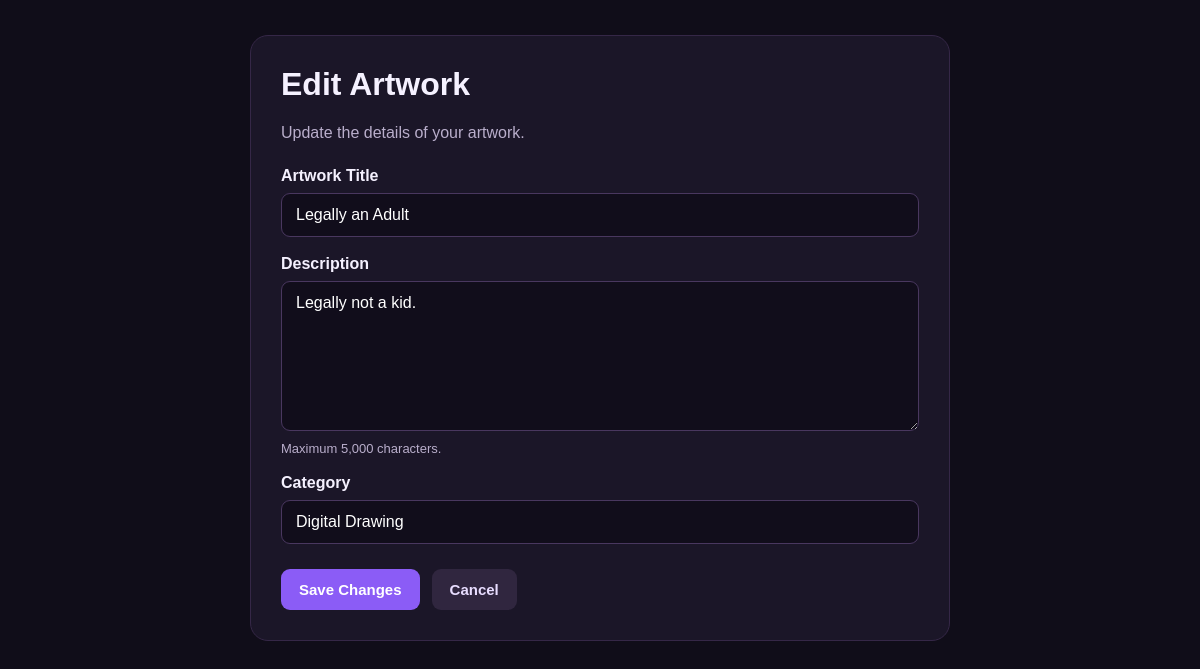
Screenshot of /edit_artwork.php?id=6 (signed in) with the database file from the repository.
### tables this page shows
CREATE TABLE IF NOT EXISTS `artworks` (
  `artwork_id` int(10) UNSIGNED NOT NULL AUTO_INCREMENT,
  `user_id` int(10) UNSIGNED NOT NULL,
  `title` varchar(150) NOT NULL,
  `description` text DEFAULT NULL,
  `category` varchar(50) NOT NULL,
  `image_path` varchar(255) NOT NULL,
  `created_at` timestamp NULL DEFAULT current_timestamp(),
  PRIMARY KEY (`artwork_id`),
  KEY `idx_artworks_user` (`user_id`),
  KEY `idx_artworks_created` (`created_at`)
);

### edit_artwork.php (the view, shortened to what this page needs)
<?php
require_once __DIR__ . '/config/database.php';
$userId = (int) $_SESSION['user_id'];
$artworkId = filter_input(INPUT_GET, 'id', FILTER_VALIDATE_INT);
$stmt = $pdo->prepare(
    'SELECT artwork_id, user_id, title, description, category
     FROM artworks
     WHERE artwork_id = :artwork_id AND user_id = :user_id
     LIMIT 1'
);
$stmt->execute([
    'artwork_id' => $artworkId,
    'user_id' => $userId
]);
$artwork = $stmt->fetch(PDO::FETCH_ASSOC);
$title = $artwork['title'] ?? '';
$description = $artwork['description'] ?? '';
$category = $artwork['category'] ?? '';
function e($value): string
{
    return htmlspecialchars((string) $value, ENT_QUOTES, 'UTF-8');
}
?>
<!DOCTYPE html>
<html lang="en">
<head>
</head>
<body>
<div class="container">
    <div class="card">
        <h1>Edit Artwork</h1>
        <p class="subtitle">Update the details of your artwork.</p>
        <form method="POST"
              action="edit_artwork.php?id=<?= (int) $artworkId ?>">
            <label for="title">Artwork Title</label>
            <input
                type="text"
                id="title"
                name="title"
                maxlength="150"
                value="<?= e($title) ?>"
                required
            >
            <label for="description">Description</label>
            <textarea
                id="description"
                name="description"
                maxlength="5000"
            ><?= e($description) ?></textarea>
            <p class="hint">Maximum 5,000 characters.</p>
            <label for="category">Category</label>
            <input
                type="text"
                id="category"
                name="category"
                maxlength="100"
                value="<?= e($category) ?>"
                required
            >
            <div class="buttons">
                <button type="submit" class="button">Save Changes</button>
                <a class="button secondary"
                   href="artwork.php?id=<?= (int) $artworkId ?>">
                    Cancel
                </a>
            </div>
        </form>
    </div>
</div>
</body>
</html>

### edit_artwork.php (style rules this page uses)
* { box-sizing: border-box; }
body { margin: 0; min-height: 100vh; background: #100d19; color: #f5f1ff; font-family: Arial, sans-serif; padding: 35px 16px; }
.container { width: 100%; max-width: 700px; margin: 0 auto; }
.card { background: #1b1628; border: 1px solid #352747; border-radius: 18px; padding: 30px; }
h1 { margin-top: 0; }
.subtitle { color: #b9aecb; margin-bottom: 25px; }
label { display: block; margin: 18px 0 8px; font-weight: bold; }
input, textarea { width: 100%; padding: 12px 14px; border: 1px solid #49375f; border-radius: 9px; background: #110d1b; color: #fff; font: inherit; }
textarea { min-height: 150px; resize: vertical; }
.buttons { display: flex; gap: 12px; flex-wrap: wrap; margin-top: 25px; }
.button { display: inline-block; border: 0; border-radius: 9px; padding: 12px 18px; background: #8b5cf6; color: white; font-weight: bold; text-decoration: none; cursor: pointer; font-size: 15px; }
.secondary { background: #30263f; color: #e8ddff; }
.hint { color: #b9aecb; font-size: 13px; margin-top: 6px; }

### rows the page displays
artworks: title "Legally an Adult", description "Legally not a kid.", category "Digital Drawing"
